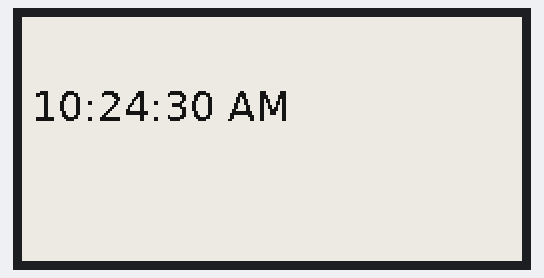
Recording of a program running on a simulated Raspberry Pi (BCM pin numbers). Parts: 250×122 one-colour display. The clock reads 2024-03-15 10:24:30 at power-on unless the program sets it.

Above: at 3.1 s.
At 13.1 s:
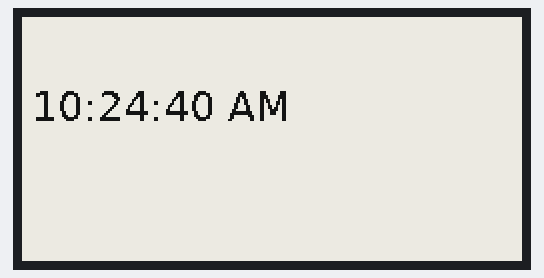
At 33.1 s:
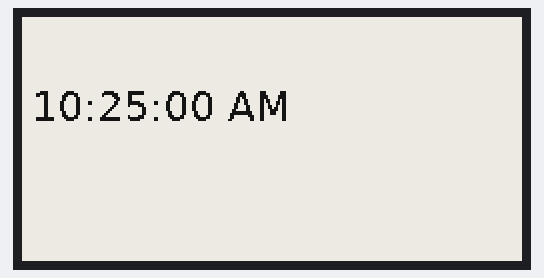
At 53.1 s:
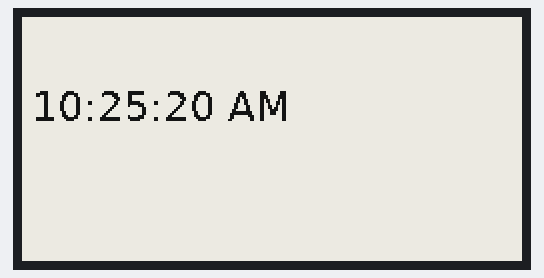
At 73.1 s:
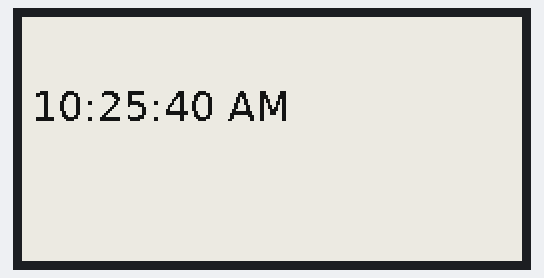
At 123.1 s:
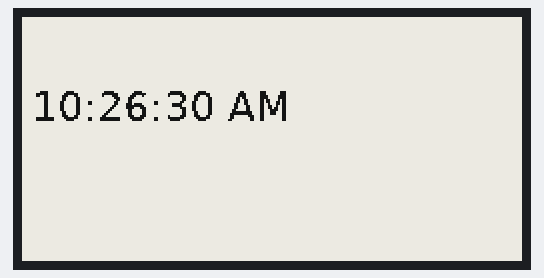

Measured:
- what the display in image 0 shows lasts 10.0 s, from 3.0 s to 13.0 s

The program:

image.py
```python
from datetime import datetime
import time
import digitalio
import busio
import board
# from PIL import Image, ImageDraw, ImageFont
# from pilmoji import Pilmoji
from adafruit_epd.ssd1680 import Adafruit_SSD1680

from renderer import Renderer

# create the spi device and pins we will need
spi = busio.SPI(board.SCK, MOSI=board.MOSI, MISO=board.MISO)
ecs = digitalio.DigitalInOut(board.CE0)
dc = digitalio.DigitalInOut(board.D22)
rst = digitalio.DigitalInOut(board.D27)
busy = digitalio.DigitalInOut(board.D17)


# Initialize the Display
display = Adafruit_SSD1680(122, 250,
                           spi,
                           cs_pin=ecs,
                           dc_pin=dc,
                           sramcs_pin=None,
                           rst_pin=rst,
                           busy_pin=busy,
                           )

display.rotation = 1

# image = Image.open("blinka.png")

# # Scale the image to the smaller screen dimension
# image_ratio = image.width / image.height
# screen_ratio = display.width / display.height
# if screen_ratio < image_ratio:
#     scaled_width = image.width * display.height // image.height
#     scaled_height = display.height
# else:
#     scaled_width = display.width
#     scaled_height = image.height * display.width // image.width
# image = image.resize((scaled_width, scaled_height), Image.BICUBIC)

# # Crop and center the image
# x = scaled_width // 2 - display.width // 2
# y = scaled_height // 2 - display.height // 2
# image = image.crop((x, y, x + display.width, y +
#                    display.height)).convert("RGB")

# # Convert to Monochrome and Add dithering
# image = image.convert("1").convert("L")

# # Display image.
# display.image(image)
# display.display()

WHITE = (0xFF, 0xFF, 0xFF)
BLACK = (0x00, 0x00, 0x00)
RED = (0xFF, 0x00, 0x00)

# Next define some constants to allow easy resizing of shapes and colors
BORDER = 20
FONTSIZE = 24
BACKGROUND_COLOR = BLACK
FOREGROUND_COLOR = WHITE
TEXT_COLOR = BLACK

# image = Image.new("RGB", (display.width, display.height))

# # Get drawing object to draw on image
# draw = ImageDraw.Draw(image)

# # Draw a black filled box as the background
# draw.rectangle((0, 0, display.width - 1, display.height - 1),
#                fill=BACKGROUND_COLOR)

# # Draw a smaller inner foreground rectangle
# draw.rectangle(
#     (BORDER, BORDER, display.width - BORDER - 1, display.height - BORDER - 1),
#     fill=FOREGROUND_COLOR,
# )

# font = ImageFont.truetype(
#     "/usr/share/fonts/truetype/dejavu/DejaVuSans.ttf", FONTSIZE)


gfx = Renderer(display)

# Draw Some Text
# text = "Ciao mamma!"

# (font_width, font_height) = font.getsize(text)

# with Pilmoji(image) as pilmoji:
# draw.text(
#     (display.width // 2 - font_width // 2,
#         display.height // 2 - font_height // 2),
#     # (0,0),
#     text,
#     font=font,
#     fill=TEXT_COLOR,
# )

# display.image(image)
# display.display()

# gfx.update_time()

# Check for new/deleted events every 10 seconds
QUERY_DELAY = 10  # Time in seconds to delay between querying the Google Calendar API


def get_current_time():
    now = datetime.now()
    return now.strftime("%I:%M %p")


last_check = None
current_time = get_current_time()

while True:
    # last_event_id = current_event_id
    last_time = current_time

    if last_check is None or time.monotonic() >= last_check + QUERY_DELAY:
        # Call the Calendar API
        # now = datetime.utcnow().isoformat() + "Z"
        # calendar_ids = get_all_calendar_ids()
        # events = []
        # for calendar_id in calendar_ids:
        #     events += get_events(calendar_id)

        # Sort Events by Start Time
        # events = sorted(
        #     events, key=lambda k: k["start"].get("dateTime", k["start"].get("date"))
        # )
        last_check = time.monotonic()

        # Update the current time
        current_time = get_current_time()

        gfx.update_time()

    # if not events:
    #     current_event_id = None
    #     current_index = None
```

renderer.py
```python
from datetime import datetime
from PIL import Image, ImageDraw, ImageFont
from adafruit_epd.epd import Adafruit_EPD

DejaVuSans = "/usr/share/fonts/truetype/dejavu/DejaVuSans.ttf"
DejaVuSans_Bold = "/usr/share/fonts/truetype/dejavu/DejaVuSans-Bold.ttf"

small_font = ImageFont.truetype(DejaVuSans_Bold, 16)
medium_font = ImageFont.truetype(DejaVuSans, 20)
large_font = ImageFont.truetype(DejaVuSans_Bold, 24)

# RGB Colors
WHITE = (255, 255, 255)
BLACK = (0, 0, 0)


class Renderer:
    """
    renders the graphics on the e-ink display
    """

    def __init__(self, display, *, am_pm=True, celsius=True):
        self.am_pm = am_pm
        self.celsius = celsius

        self.small_font = small_font
        self.medium_font = medium_font
        self.large_font = large_font

        self.display = display

        self._weather_icon = None
        self._city_name = None
        self._main_text = None
        self._temperature = None
        self._description = None
        self._time_text = None

    def update_time(self):
        now = datetime.now()
        self._time_text = now.strftime(
            "%I:%M:%S %p").lstrip("0").replace(" 0", " ")
        self.update_display()

    def update_display(self):
        self.display.fill(Adafruit_EPD.WHITE)
        image = Image.new("RGB", (self.display.width,
                          self.display.height), color=WHITE)
        draw = ImageDraw.Draw(image)

        # Draw the time
        (font_width, font_height) = medium_font.getsize(self._time_text)
        draw.text(
            (5, font_height * 2 - 5),
            self._time_text,
            font=self.medium_font,
            fill=BLACK,
        )
        self.display.image(image)
        self.display.display()
```
